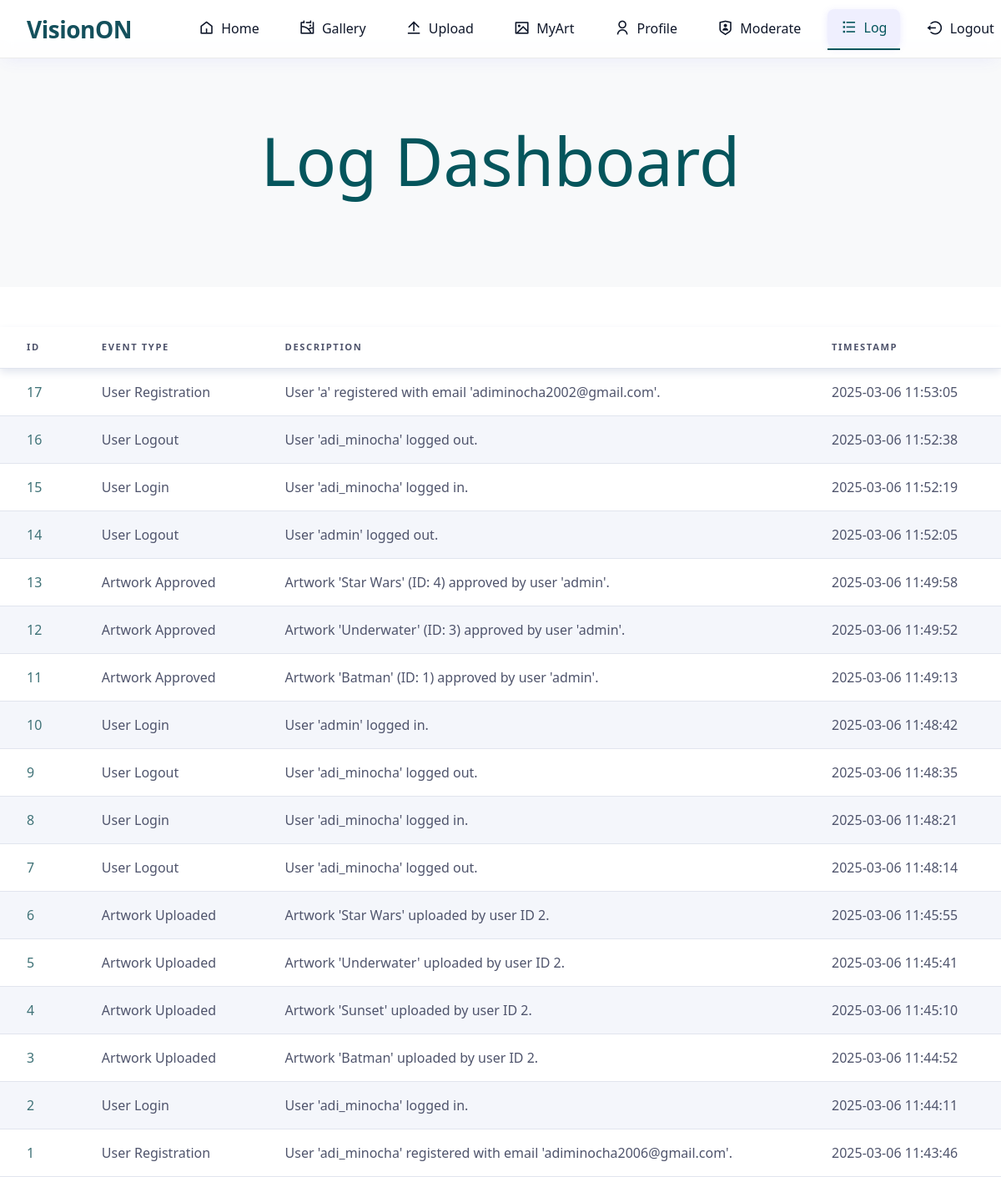
Page /transaction_logs (signed in) on the committed database.
### models.py (models this page shows)
class TransactionLog(db.Model):
    id = db.Column(db.Integer, primary_key=True)
    event_type = db.Column(db.String(50), nullable=False)
    description = db.Column(db.Text, nullable=False)
    timestamp = db.Column(db.DateTime, default=datetime.utcnow)

### app.py (the view)
@app.route('/transaction_logs')
def transaction_logs():
    user = User.query.get(session.get('user_id'))
    if not user or not user.is_superuser:
        flash("You are not authorized to view the transaction logs.", "danger")
        return redirect(url_for('home'))
    logs = TransactionLog.query.order_by(TransactionLog.timestamp.desc()).all()
    return render_template('log_dashboard.html', logs=logs)

### app.py (called while the page is built)
@app.context_processor
def inject_user():
    if 'user_id' in session:
        user = User.query.get(session['user_id'])
        return {'current_user': user}
    return {'current_user': None}

### templates/log_dashboard.html (shortened to what this page needs)
{% extends "base.html" %}
{% block head %}
  <link rel="stylesheet" href="{{ url_for('static', filename='css/table.css') }}">
{% endblock %}
{% block content %}
  <div class="my-5">
    <div class="p-5 text-center bg-body-tertiary">
      <div class="container py-5">
        <h1 class="text-body-emphasis wow">Log Dashboard</h1>
      </div>
    </div>
  </div>
  {% if logs|length == 0 %}
  <div class="full-page">
    <p class="hold">No transaction logs found.</p>
  </div>
{% else %}
  <div class="table-wrapper">
    <table class="invoice-table">
      <thead>
        <tr>
          <th>ID</th>
          <th>Event Type</th>
          <th>Description</th>
          <th>Timestamp</th>
        </tr>
      </thead>
      <tbody>
        {% for log in logs %}
        <tr>
          <td><a href="#">{{ log.id }}</a></td>
          <td>{{ log.event_type }}</td>
          <td>{{ log.description }}</td>
          <td>{{ log.timestamp.strftime('%Y-%m-%d %H:%M:%S') }}</td>
        </tr>
        {% endfor %}
      </tbody>
    </table>
  </div>
{% endif %}
{% endblock %}

### static/css/table.css (style rules this page uses)
*, *::before, *::after { box-sizing: border-box; margin: 0; padding: 0; }
body { color: #4f546c !important; font-size: 0.9rem; background-color: #f9fbff; }
.wow { font-size: 4rem; color: #05555c !important; }
table { border-collapse: collapse; box-shadow: 0 5px 10px #e1e5ee; background-color: white; text-align: left; overflow: hidden; }
table thead { box-shadow: 0 5px 10px #e1e5ee; }
table th { padding: 1rem 2rem; text-transform: uppercase; letter-spacing: 0.1rem; font-size: 0.7rem; font-weight: 900; }
table td { padding: 1rem 2rem; }
table a { text-decoration: none; color: #3f7277; }
table tr:nth-child(even) { background-color: #f4f6fb; }
.invoice-table { width: 100%; }
.invoice-table th, .invoice-table td { border-bottom: 1px solid #e1e5ee; }

### static/css/style.css (style rules this page uses)
:root { --primary-color: #05555c;; --text-color: #0f172a; --bg-color: #ffffff; --nav-bg: rgba(255, 255, 255, 0.8); --nav-border: rgba(231, 231, 231, 0.8); --nav-height: 70px; --nav-shadow: 0 5px 20px -5px rgba(99, 102, 241, 0.1); --button-bg: rgba(99, 102, 241, 0.1); --button-hover: rgba(99, 102, 241, 0.15); }
.wow { font-size: 5rem !important; color: #05555c !important; }
body { margin: 0; font-style: 'Raleway', sans-serif !important; background-color: var(--bg-color); color: var(--text-color); transition: background-color 0.3s, color 0.3s; }

### rows in the picture
TransactionLog: id "17", event_type "User Registration", description "User 'a' registered with email 'adiminocha2002@gmail.com'.", timestamp "2025-03-06 11:53:05"
TransactionLog: id "16", event_type "User Logout", description "User 'adi_minocha' logged out.", timestamp "2025-03-06 11:52:38"
TransactionLog: id "15", event_type "User Login", description "User 'adi_minocha' logged in.", timestamp "2025-03-06 11:52:19"
TransactionLog: id "14", event_type "User Logout", description "User 'admin' logged out.", timestamp "2025-03-06 11:52:05"
TransactionLog: id "13", event_type "Artwork Approved", description "Artwork 'Star Wars' (ID: 4) approved by user 'admin'.", timestamp "2025-03-06 11:49:58"
TransactionLog: id "12", event_type "Artwork Approved", description "Artwork 'Underwater' (ID: 3) approved by user 'admin'.", timestamp "2025-03-06 11:49:52"
TransactionLog: id "11", event_type "Artwork Approved", description "Artwork 'Batman' (ID: 1) approved by user 'admin'.", timestamp "2025-03-06 11:49:13"
TransactionLog: id "10", event_type "User Login", description "User 'admin' logged in.", timestamp "2025-03-06 11:48:42"
TransactionLog: id "9", event_type "User Logout", description "User 'adi_minocha' logged out.", timestamp "2025-03-06 11:48:35"
TransactionLog: id "8", event_type "User Login", description "User 'adi_minocha' logged in.", timestamp "2025-03-06 11:48:21"
TransactionLog: id "7", event_type "User Logout", description "User 'adi_minocha' logged out.", timestamp "2025-03-06 11:48:14"
TransactionLog: id "6", event_type "Artwork Uploaded", description "Artwork 'Star Wars' uploaded by user ID 2.", timestamp "2025-03-06 11:45:55"
TransactionLog: id "5", event_type "Artwork Uploaded", description "Artwork 'Underwater' uploaded by user ID 2.", timestamp "2025-03-06 11:45:41"
TransactionLog: id "4", event_type "Artwork Uploaded", description "Artwork 'Sunset' uploaded by user ID 2.", timestamp "2025-03-06 11:45:10"
TransactionLog: id "3", event_type "Artwork Uploaded", description "Artwork 'Batman' uploaded by user ID 2.", timestamp "2025-03-06 11:44:52"
TransactionLog: id "2", event_type "User Login", description "User 'adi_minocha' logged in.", timestamp "2025-03-06 11:44:11"
TransactionLog: id "1", event_type "User Registration", description "User 'adi_minocha' registered with email 'adiminocha2006@gmail.com'.", timestamp "2025-03-06 11:43:46"
